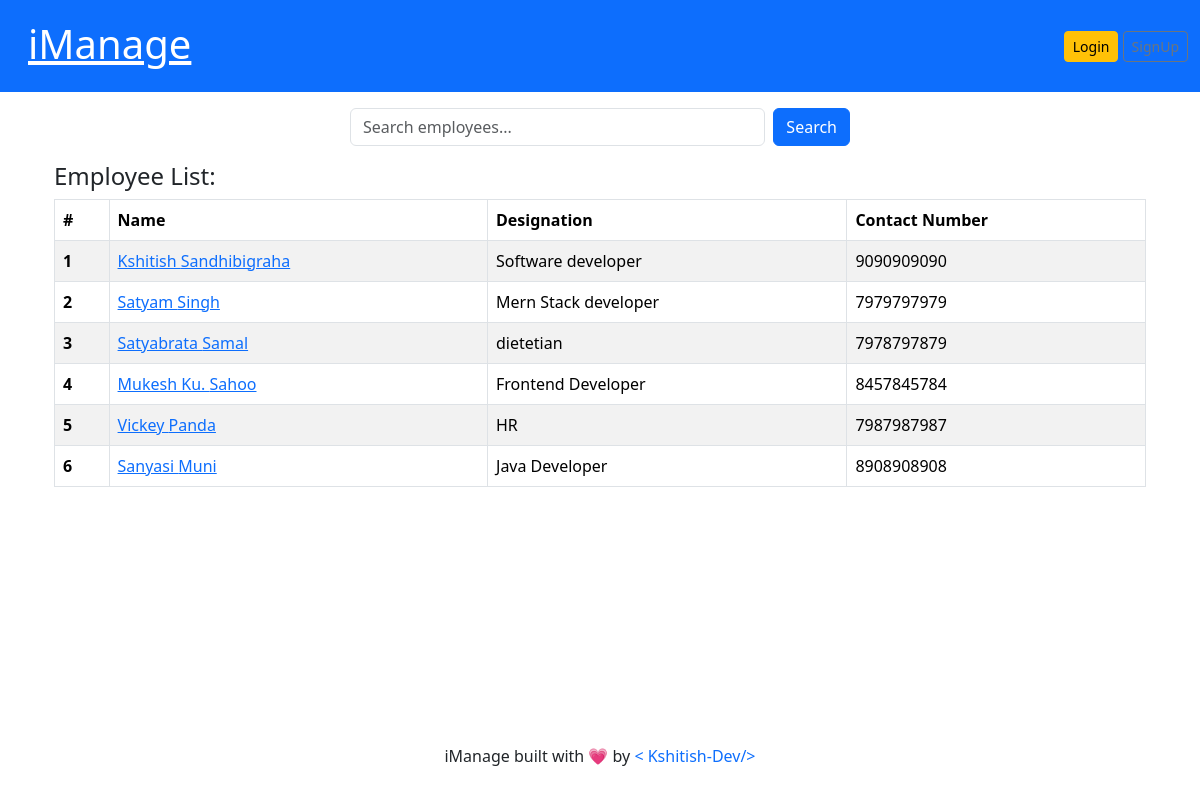
/, run on an earlier commit of the app's database.
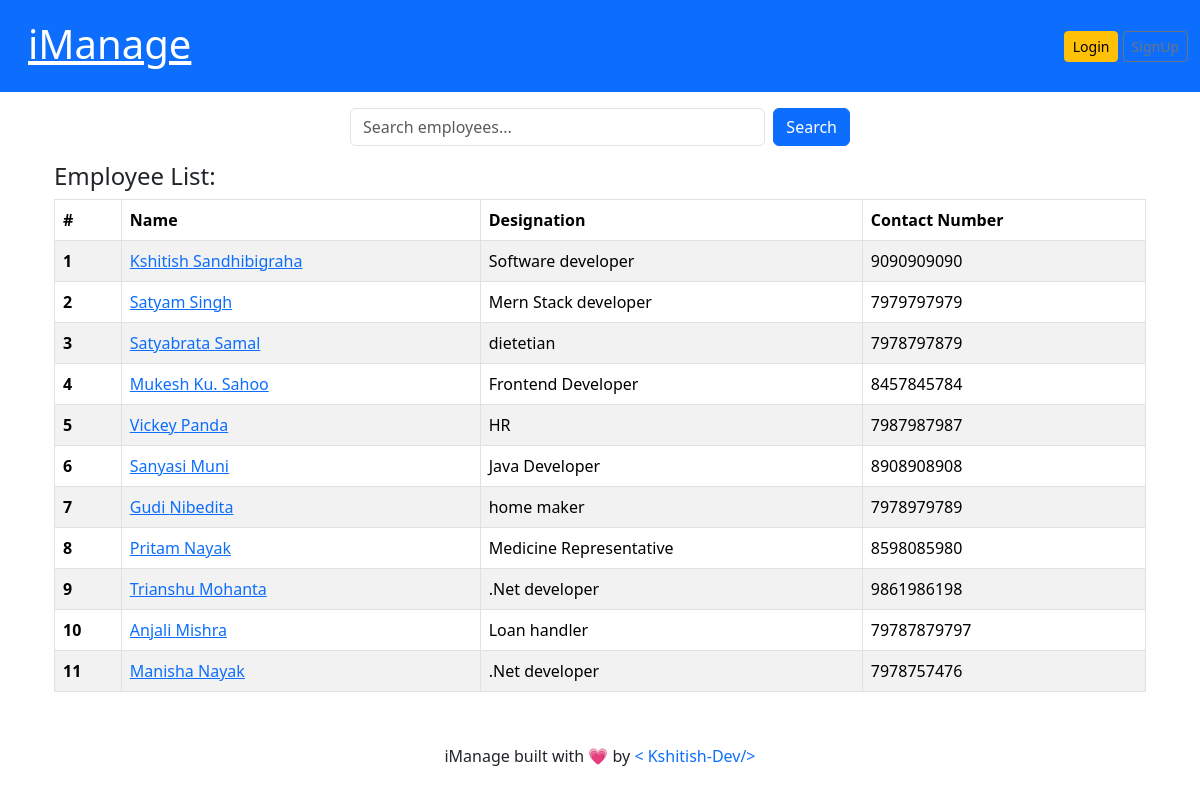
And on a later commit of the database.
### employees/models.py (models this page shows, shortened)
class  Employee(models.Model):
    first_name = models.CharField(max_length=100)
    last_name = models.CharField(max_length=100)
    photo = models.ImageField(upload_to='images')       #<-- this is media file
    designation = models.CharField(max_length=100)
    email_address = models.EmailField(max_length=100, unique=True)
    phone_number = models.CharField(max_length=12 , blank=True)
    created_at = models.DateTimeField(auto_now_add=True)
    updated_at = models.DateTimeField(auto_now=True)

### mysite/views.py (the view)
# urls.py: 2. Add a URL to urlpatterns:  path('', views.home, name='home')
def home(request):
    query = request.GET.get('q')
    if query:
        employees = Employee.objects.filter(first_name__icontains=query) | Employee.objects.filter(last_name__icontains=query)
    else:
        employees = Employee.objects.all()
    context = {
        'employees' : employees,
        'query': query,
    }
    return render(request, 'home.html', context)

### templates/home.html (shortened to what this page needs)
{% extends 'base.html' %}
{% block content %}
<div class="container pt-3">
  <form method="GET" action="{% url 'home' %}" class="d-flex mb-3" style="width: 500px; margin: auto;">
    <input type="text" name="q" class="form-control me-2" placeholder="Search employees...">
    <button type="submit" class="btn btn-primary">Search</button>
  </form>
    <h4>Employee List:</h4>
    {% if employees %}
    <table class="table table-striped table-bordered">
        <thead>
            <tr>
                <th scope="col">#</th>
                <th scope="col">Name</th>
                <th scope="col">Designation</th>
                <th scope="col">Contact Number</th>
            </tr>
        </thead>
        <tbody>
            {% for emp in employees %}
            <tr>
                <th>{{ forloop.counter }}</th>
                <td><a href="{% url 'employee_details' emp.id %}">{{ emp.first_name }} {{ emp.last_name }}</a></td>
                <td>{{ emp.designation }}</td>
                <td>{{ emp.phone_number }}</td>
            </tr>
            {% endfor %}
        </tbody>
    </table>
    {% else %}
    <p class="text-center">No employees found matching "{{ query }}".</p>
    <div class="text-center">
      <a href="{% url 'home'%}" class="btn btn-primary mt-3" >Back to home</a>
    </div>
    {% endif %}
</div>
{% endblock %}

### templates/base.html (shortened to what this page needs)
{% load static %}
<!DOCTYPE html>
<html lang="en">
  <head>
    <link
      href="https://cdn.jsdelivr.net/npm/bootstrap@5.3.3/dist/css/bootstrap.min.css"
      rel="stylesheet"
    />
    <link rel="stylesheet" href="{% static 'css/style.css' %}" />
  </head>
  <body class="d-flex flex-column min-vh-100">
    <div class="w-100 px-0">
      <header class="emp-header py-3 pb-3 sticky-top bg-primary text-white">
        <div class="container-fluid">
          <div class="row flex-nowrap justify-content-between align-items-center">
            <div class="col-8 pt-1">
              <h1><a class="blog-header-logo text-white no-underline m-3" href="/">iManage</a></h1>
            </div>
            <div class="col-4 d-flex justify-content-end align-items-center">
              {% if not user.is_authenticated %}
                <a href="{% url 'login' %}" class="btn btn-sm btn-warning">Login</a> &nbsp;
                <a href="{% url 'signup' %}" class="btn btn-sm btn-outline-secondary">SignUp</a>
              {% else %}
                <span>You are logged in as {{ user }}</span>
                &emsp;<a href="{% url 'logout' %}" class="btn btn-sm btn-warning">Logout</a>
              {% endif %}
            </div>
          </div>
        </div>
      </header>
    </div>
    <div class="container flex-grow-1">
      {% block content %}
      {% endblock %}
    </div>
    <footer class="emp-footer text-center py-3 mt-auto">
      <p>iManage built with 💗 by <a href="#" class="text-decoration-none"> < Kshitish-Dev/></a></p>
    </footer>
  </body>
</html>

What changed in the data, as far as the page shows it:
added Employee: first_name "Gudi", last_name "Nibedita", designation "home maker", phone_number "7978979789"
added Employee: first_name "Pritam", last_name "Nayak", designation "Medicine Representative", phone_number "8598085980"
added Employee: first_name "Trianshu", last_name "Mohanta", designation ".Net developer", phone_number "9861986198"
added Employee: first_name "Anjali", last_name "Mishra", designation "Loan handler", phone_number "79787879797"
added Employee: first_name "Manisha", last_name "Nayak", designation ".Net developer", phone_number "7978757476"
